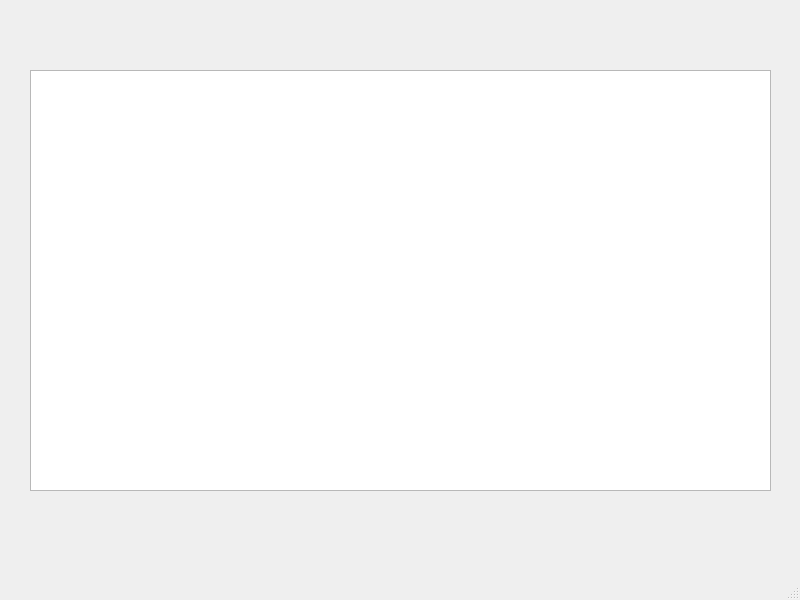
<?xml version="1.0" encoding="UTF-8"?>
<ui version="4.0">
 <class>textViewWindow</class>
 <widget class="QMainWindow" name="textViewWindow">
  <property name="geometry">
   <rect>
    <x>0</x>
    <y>0</y>
    <width>800</width>
    <height>600</height>
   </rect>
  </property>
  <property name="windowTitle">
   <string>MainWindow</string>
  </property>
  <widget class="QWidget" name="centralwidget">
   <widget class="QTextBrowser" name="textBrowser">
    <property name="geometry">
     <rect>
      <x>30</x>
      <y>70</y>
      <width>741</width>
      <height>421</height>
     </rect>
    </property>
   </widget>
  </widget>
  <widget class="QMenuBar" name="menubar">
   <property name="geometry">
    <rect>
     <x>0</x>
     <y>0</y>
     <width>800</width>
     <height>25</height>
    </rect>
   </property>
  </widget>
  <widget class="QStatusBar" name="statusbar"/>
 </widget>
 <resources/>
 <connections/>
</ui>
